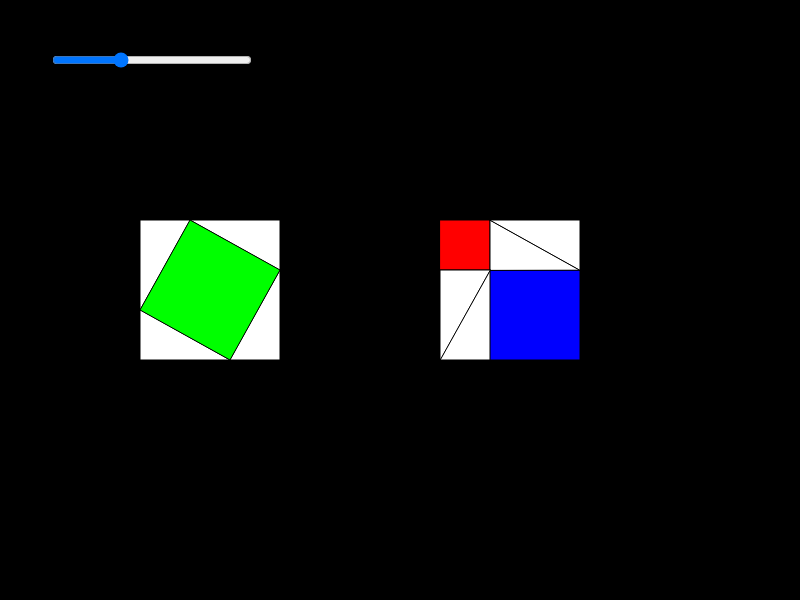
Frame 1 (no input)
Frame 60 (no input): identical to frame 1, image omitted
Frame 120 (the mouse pressed at the canvas centre since frame 60): identical to frame 1, image omitted

The p5.js sketch that drew this single still picture (run headless with seeded random() and noise() and a simulated clock; from frame 60 on, the mouse is pressed at the canvas centre):

// p5.js sketch
// ── sketch.js
let slider;
function setup() {
  createCanvas(800, 600);
  slider = createSlider(1, 10, 4);
  slider.position(50, 50);
  slider.style('width', '200px');
}

function draw() {
  let val = slider.value();
  background(0);

  let x = map(val, 1, 10, 150, 270);
  let x_ = map(val, 1, 10, 270, 150);
  let y = map(val, 1, 10, 170, 290);
  let y_ = map(val, 1, 10, 290, 170);
  translate(0, 60);
  rectMode(CENTER);
  fill(255);
  triangle(140, y_, 140, 300, x_, 300);
  triangle(140, y_, 140, 160, x, 160);
  triangle(x, 160, 280, 160, 280, y);
  triangle(280, y, 280, 300, x_, 300);

  fill(0, 255, 0);
  beginShape();
    vertex(140, y_);
    vertex(x_, 300);
    vertex(280, y);
    vertex(x, 160);
  endShape(CLOSE);

  x = map(val, 1, 10, 90, 210);
  y = map(val, 1, 10, 250, 370);
  translate(360, -80);
  rectMode(CORNERS);
  fill(255, 0, 0);
  rect(80, 240, x, y);
  fill(0, 0, 255);
  rect(x, y, 220, 380);
  fill(255);
  triangle(x, y, x, 240, 220, y);
  triangle(x, 240, 220, 240, 220, y);
  triangle(x, y, x, 380, 80, 380);
  triangle(x, y, 80, y, 80, 380);
}
